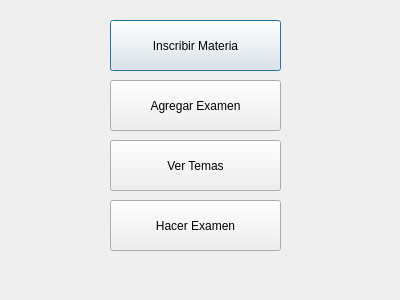
<?xml version="1.0" encoding="UTF-8"?>
<ui version="4.0">
 <class>alumno</class>
 <widget class="QDialog" name="alumno">
  <property name="geometry">
   <rect>
    <x>0</x>
    <y>0</y>
    <width>400</width>
    <height>300</height>
   </rect>
  </property>
  <property name="windowTitle">
   <string>Dialog</string>
  </property>
  <widget class="QPushButton" name="insMat">
   <property name="geometry">
    <rect>
     <x>110</x>
     <y>20</y>
     <width>171</width>
     <height>51</height>
    </rect>
   </property>
   <property name="text">
    <string>Inscribir Materia</string>
   </property>
  </widget>
  <widget class="QPushButton" name="agrExa">
   <property name="geometry">
    <rect>
     <x>110</x>
     <y>80</y>
     <width>171</width>
     <height>51</height>
    </rect>
   </property>
   <property name="text">
    <string>Agregar Examen</string>
   </property>
  </widget>
  <widget class="QPushButton" name="verTem">
   <property name="geometry">
    <rect>
     <x>110</x>
     <y>140</y>
     <width>171</width>
     <height>51</height>
    </rect>
   </property>
   <property name="text">
    <string>Ver Temas</string>
   </property>
  </widget>
  <widget class="QPushButton" name="hacExa">
   <property name="geometry">
    <rect>
     <x>110</x>
     <y>200</y>
     <width>171</width>
     <height>51</height>
    </rect>
   </property>
   <property name="text">
    <string>Hacer Examen</string>
   </property>
  </widget>
 </widget>
 <resources/>
 <connections/>
</ui>
